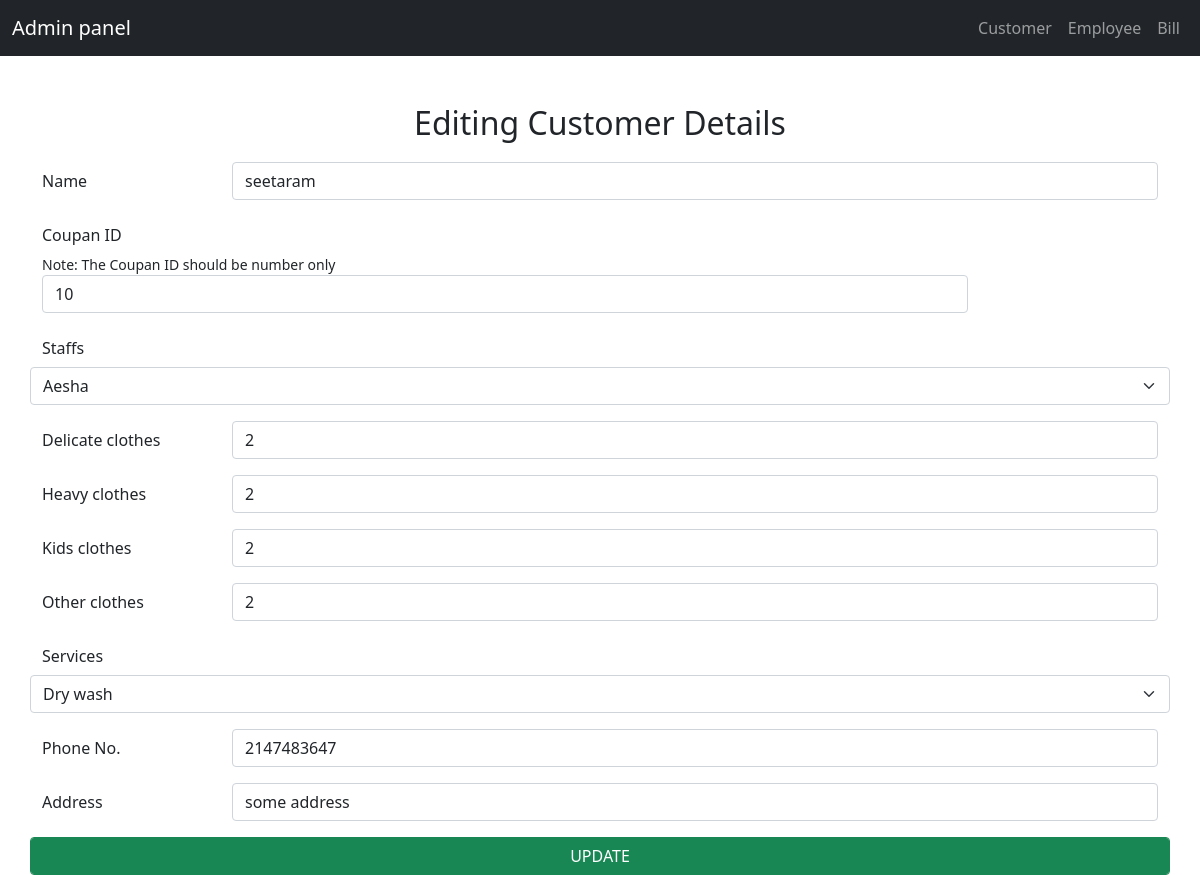
The page /edit.php?id=1 on the database its author committed.
### tables this page shows
CREATE TABLE `customer` (
  `cid` int(11) NOT NULL,
  `coupan` int(11) NOT NULL,
  `eid` int(11) NOT NULL,
  `cname` varchar(200) NOT NULL,
  `delicate` int(11) NOT NULL,
  `heavy` int(11) NOT NULL,
  `kids` int(11) NOT NULL,
  `other` int(11) NOT NULL,
  `service` varchar(200) NOT NULL,
  `staff` varchar(200) NOT NULL,
  `phone` int(11) NOT NULL,
  `address` varchar(200) NOT NULL,
  `date` date NOT NULL DEFAULT current_timestamp()
);

### edit.php (the view, shortened to what this page needs)
<?php
$link=new mysqli('localhost','root','','laundry');
$values=mysqli_query($link,"SELECT * from customer where cid='$_GET[id]'");
while($row=mysqli_fetch_array($values)){
    $name=$row['cname'];
    $coupan=$row['coupan'];
    $delicate=$row['delicate'];
    $heavy=$row['heavy'];
    $kids=$row['kids'];
    $other=$row['other'];
    $service=$row['service'];
    $staff=$row['staff'];
    $phone=$row['phone'];
    $address=$row['address'];
}
?>
<!DOCTYPE html>
<html lang="en">
<head>
    <link
      href="https://cdn.jsdelivr.net/npm/bootstrap@5.1.3/dist/css/bootstrap.min.css"
      rel="stylesheet"
    />
</head>
<body>
<nav class="navbar navbar-expand-lg navbar-dark bg-dark mb-5">
      <div class="container-fluid">
        <a class="navbar-brand" href="#">Admin panel</a>
        <ul class="navbar-nav mb-2 mb-lg-0">
          <li class="nav-item">
            <a class="nav-link" href="customer.php">Customer</a>
          </li>
          <li class="nav-item">
            <a class="nav-link" href="employee.php">Employee</a>
          </li>
          <li class="nav-item">
            <a class="nav-link" href="#">Bill</a>
          </li>
        </ul>
      </div>
    </nav>
<div class="container">
      <form method='post' action="" >
        <h2 style="text-align: center;margin:20px;">Editing Customer Details</h2>
        <div class="row mb-3">
          <label for="inputEmail3" class="col-sm-2 col-form-label">Name</label>
          <div class="col-sm-10">
            <input type="text" name="name" class="form-control" id="inputEmail3" value="<?php echo $name; ?>" />
          </div>
        </div>
        <div class="row mb-3">
          <label for="inputPassword3" class="col-sm-2 col-form-label"
            >Coupan ID</label
          >
          <small>Note: The Coupan ID should be number only</small>
          <div class="col-sm-10">
            <input type="number" name="coupan" class="form-control" id="inputPassword3" value="<?php echo $coupan; ?>"/>
          </div>
        </div>
        <div class="row mb-3">
            <label for="inputPassword3" class="col-sm-2 col-form-label"
            >Staffs</label
          >
          <select class="form-select" name="staff" aria-label="Default select example" value="<?php echo $staff; ?>">
          <?php
$link=new mysqli('localhost','root','','laundry');
$staff=mysqli_query($link,"SELECT * from employee");
while($row=mysqli_fetch_array($staff)){
  echo '<option>'.$row['name'] .'</option>';
}
    ?>
          </select>
        </div>
        <div class="row mb-3">
          <label for="inputPassword3" class="col-sm-2 col-form-label"
            >Delicate clothes</label
          >
          <div class="col-sm-10">
            <input type="number" name="delicate" class="form-control" id="inputPassword3" value="<?php echo $delicate; ?>"/>
          </div>
        </div>
        <div class="row mb-3">
          <label for="inputPassword3" class="col-sm-2 col-form-label"
            >Heavy clothes</label
          >
          <div class="col-sm-10">
            <input type="number" name="heavy" class="form-control" id="inputPassword3" value="<?php echo $heavy; ?>"/>
          </div>
        </div>
        <div class="row mb-3">
          <label for="inputPassword3" class="col-sm-2 col-form-label"
            >Kids clothes</label
          >
          <div class="col-sm-10">
            <input type="number" name="kids" class="form-control" id="inputPassword3" value="<?php echo $kids; ?>"/>
          </div>
        </div>
        <div class="row mb-3">
          <label for="inputPassword3" class="col-sm-2 col-form-label"
            >Other clothes</label
          >
          <div class="col-sm-10">
            <input type="number" name="other" class="form-control" id="inputPassword3" value="<?php echo $other; ?>"/>
          </div>
        </div>
        <div class="row mb-3">
            <label for="inputPassword3" class="col-sm-2 col-form-label"
            >Services</label
          >
          <select class="form-select" name="service" aria-label="Default select example" value="<?php echo $service; ?>">
            <option selected>Dry wash</option>
          </select>
        </div>
        <div class="row mb-3">
            <label for="inputPassword3" class="col-sm-2 col-form-label"
              >Phone No.</label
            >
            <div class="col-sm-10">
              <input name="phone" type="number" class="form-control" id="inputPassword3" value="<?php echo $phone; ?>"/>
            </div>
          </div>
          <div class="row mb-3">
            <label for="inputPassword3" class="col-sm-2 col-form-label"
              >Address</label
            >
            <div class="col-sm-10">
              <input name="address" type="text" class="form-control" id="inputPassword3" value="<?php echo $address; ?>"/>
            </div>
          </div>
          <div class="row">
              <input name="update" type="submit" value="UPDATE" class="form-control btn btn-success" id="inputPassword3" />
            </div>
          </div>
</body>
</html>

### rows shown on the page
customer: name "seetaram", coupan "10", delicate "2", heavy "2", kids "2", other "2", service "Dry wash", phone "2147483647", address "some address"

### other values the page prints
form field staff "Aesha"
